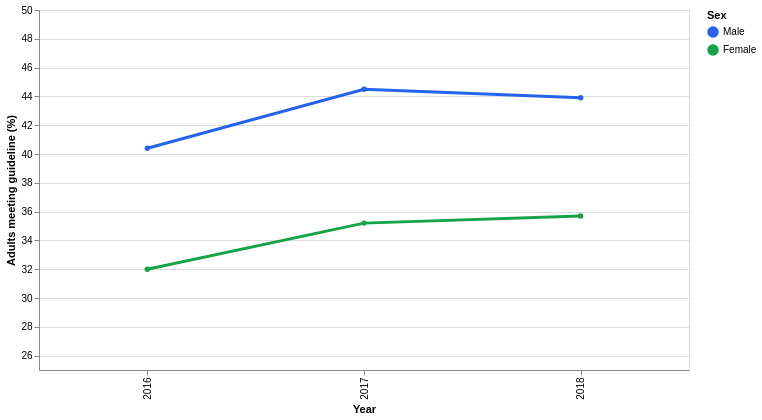

Vega-Lite specification for this chart:
### Vega-Lite specification from a JSON file in a GitHub repository (floating-point values rounded to 4 significant figures)
{"$schema": "https://vega.github.io/schema/vega-lite/v5.json", "description": "Trend in adults meeting the muscle-strengthening guideline by sex.", "width": 650, "height": 360, "data": {"values": [{"year": 2016, "sex": "Male", "percentage": 40.4}, {"year": 2017, "sex": "Male", "percentage": 44.5}, {"year": 2018, "sex": "Male", "percentage": 43.9}, {"year": 2016, "sex": "Female", "percentage": 32.0}, {"year": 2017, "sex": "Female", "percentage": 35.2}, {"year": 2018, "sex": "Female", "percentage": 35.7}]}, "mark": {"type": "line", "point": true, "strokeWidth": 3}, "encoding": {"x": {"field": "year", "type": "ordinal", "sort": [2016, 2017, 2018], "title": "Year"}, "y": {"field": "percentage", "type": "quantitative", "title": "Adults meeting guideline (%)", "scale": {"domain": [25, 50]}}, "color": {"field": "sex", "type": "nominal", "scale": {"domain": ["Male", "Female"], "range": ["#2563eb", "#16a34a"]}, "title": "Sex"}, "tooltip": [{"field": "year", "type": "ordinal", "title": "Year"}, {"field": "sex", "type": "nominal", "title": "Sex"}, {"field": "percentage", "type": "quantitative", "title": "Percentage (%)"}]}}
